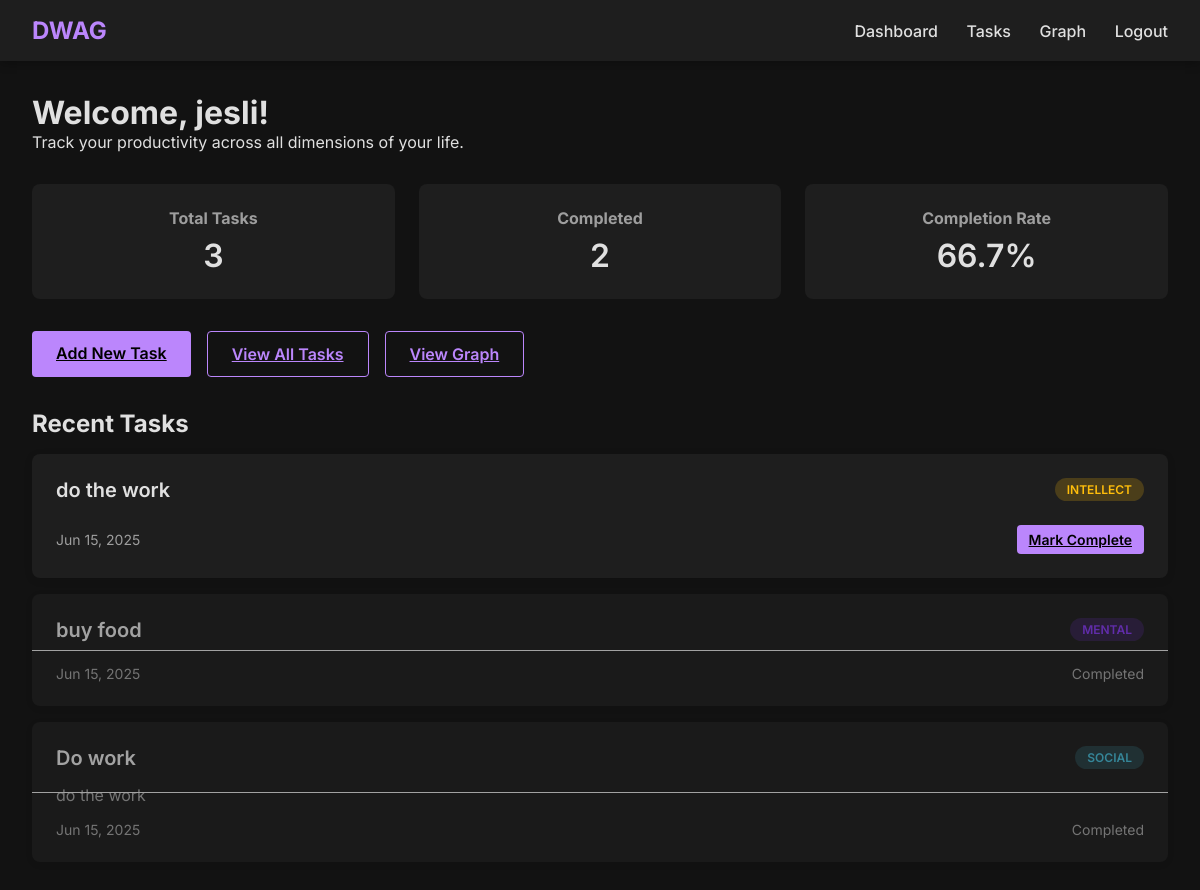
Page /dashboard (signed in) on the earlier database version.
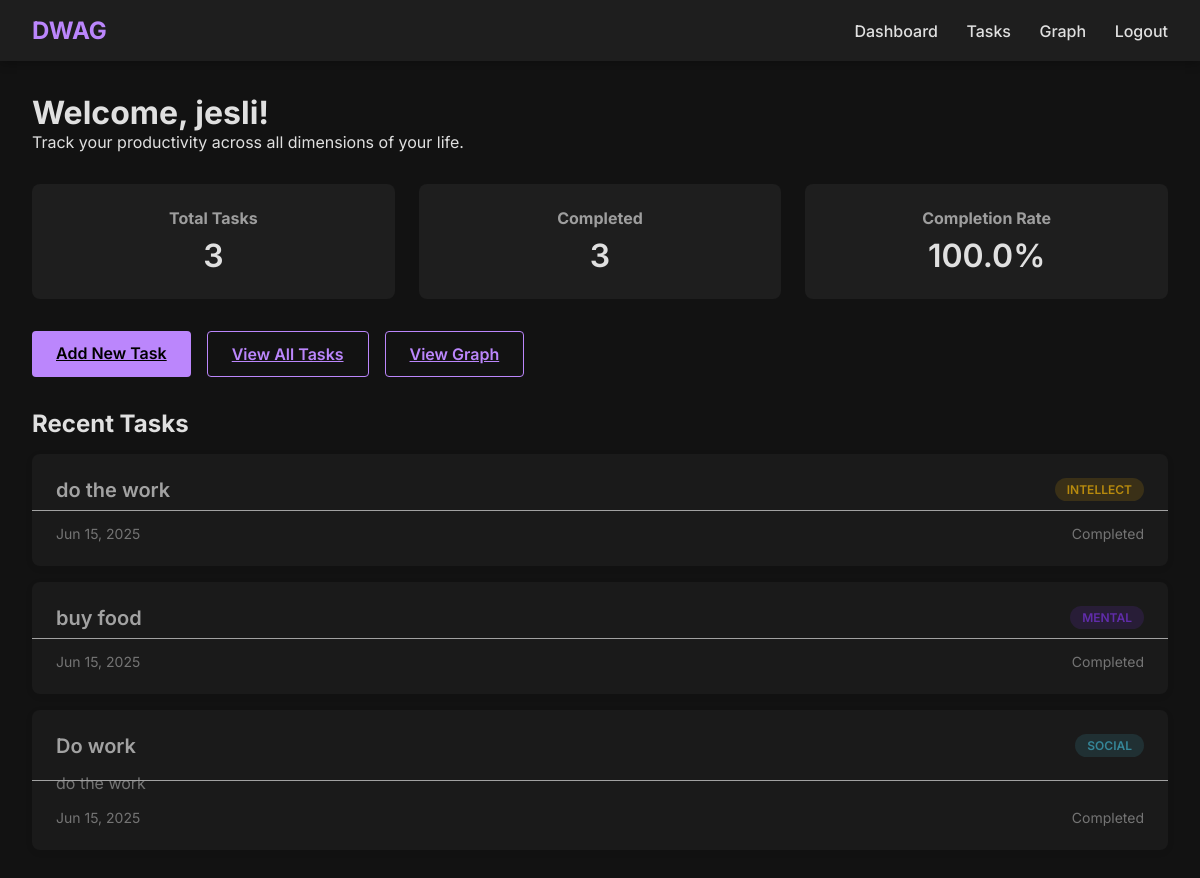
Same page on the later database version.
### app.py (models this page shows)
class Task(db.Model):
    id = db.Column(db.Integer, primary_key=True)
    title = db.Column(db.String(100), nullable=False)
    description = db.Column(db.Text)
    category = db.Column(db.String(50), nullable=False)
    completed = db.Column(db.Boolean, default=False)
    date_created = db.Column(db.DateTime, default=datetime.utcnow)
    user_id = db.Column(db.Integer, db.ForeignKey('user.id'), nullable=False)

### app.py (the view)
@app.route('/dashboard')
def dashboard():
    if 'user_id' not in session:
        return redirect(url_for('login'))
    user = User.query.get(session['user_id'])
    return render_template('dashboard.html', user=user)

### templates/dashboard.html (shortened to what this page needs)
{% extends "base.html" %}
{% block content %}
<div class="dashboard-header">
    <h1>Welcome, {{ user.username }}!</h1>
    <p>Track your productivity across all dimensions of your life.</p>
</div>
<div class="dashboard-stats">
    <div class="stat-card">
        <h3>Total Tasks</h3>
        <p>{{ user.tasks|length }}</p>
    </div>
    <div class="stat-card">
        <h3>Completed</h3>
        <p>{{ user.tasks|selectattr('completed')|list|length }}</p>
    </div>
    <div class="stat-card">
        <h3>Completion Rate</h3>
        <p>
            {% if user.tasks|length > 0 %}
                {{ (user.tasks|selectattr('completed')|list|length / user.tasks|length * 100)|round(1) }}%
            {% else %}
                0%
            {% endif %}
        </p>
    </div>
</div>
<div class="dashboard-actions">
    <a href="{{ url_for('add_task') }}" class="btn btn-primary">Add New Task</a>
    <a href="{{ url_for('view_tasks') }}" class="btn btn-secondary">View All Tasks</a>
    <a href="{{ url_for('graph') }}" class="btn btn-tertiary">View Graph</a>
</div>
<div class="recent-tasks">
    <h2>Recent Tasks</h2>
    {% if user.tasks[-3:] %}
        {% for task in user.tasks[-3:]|reverse %}
            <div class="task-card {% if task.completed %}completed{% endif %}">
                <div class="task-title">
                    <span>{{ task.title }}</span>
                    <span class="task-category category-{{ task.category.lower() }}">{{ task.category }}</span>
                </div>
                <p class="task-description">{{ task.description }}</p>
                <div class="task-footer">
                    <span>{{ task.date_created.strftime('%b %d, %Y') }}</span>
                    {% if not task.completed %}
                        <a href="{{ url_for('complete_task', task_id=task.id) }}" class="btn btn-small">Mark Complete</a>
                    {% else %}
                        <span>Completed</span>
                    {% endif %}
                </div>
            </div>
        {% endfor %}
    {% else %}
        <p>No tasks yet. <a href="{{ url_for('add_task') }}">Add your first task</a> to get started!</p>
    {% endif %}
</div>
{% endblock %}

Differences in the rows shown:
changed Task "INTELLECT": completed "Mark Complete" → "Completed"
Other differences:
{{ user.tasks|selectattr('completed')|list|length }}: "2" → "3"
text no longer shown: "66.7"
text now shown: "100.0"
